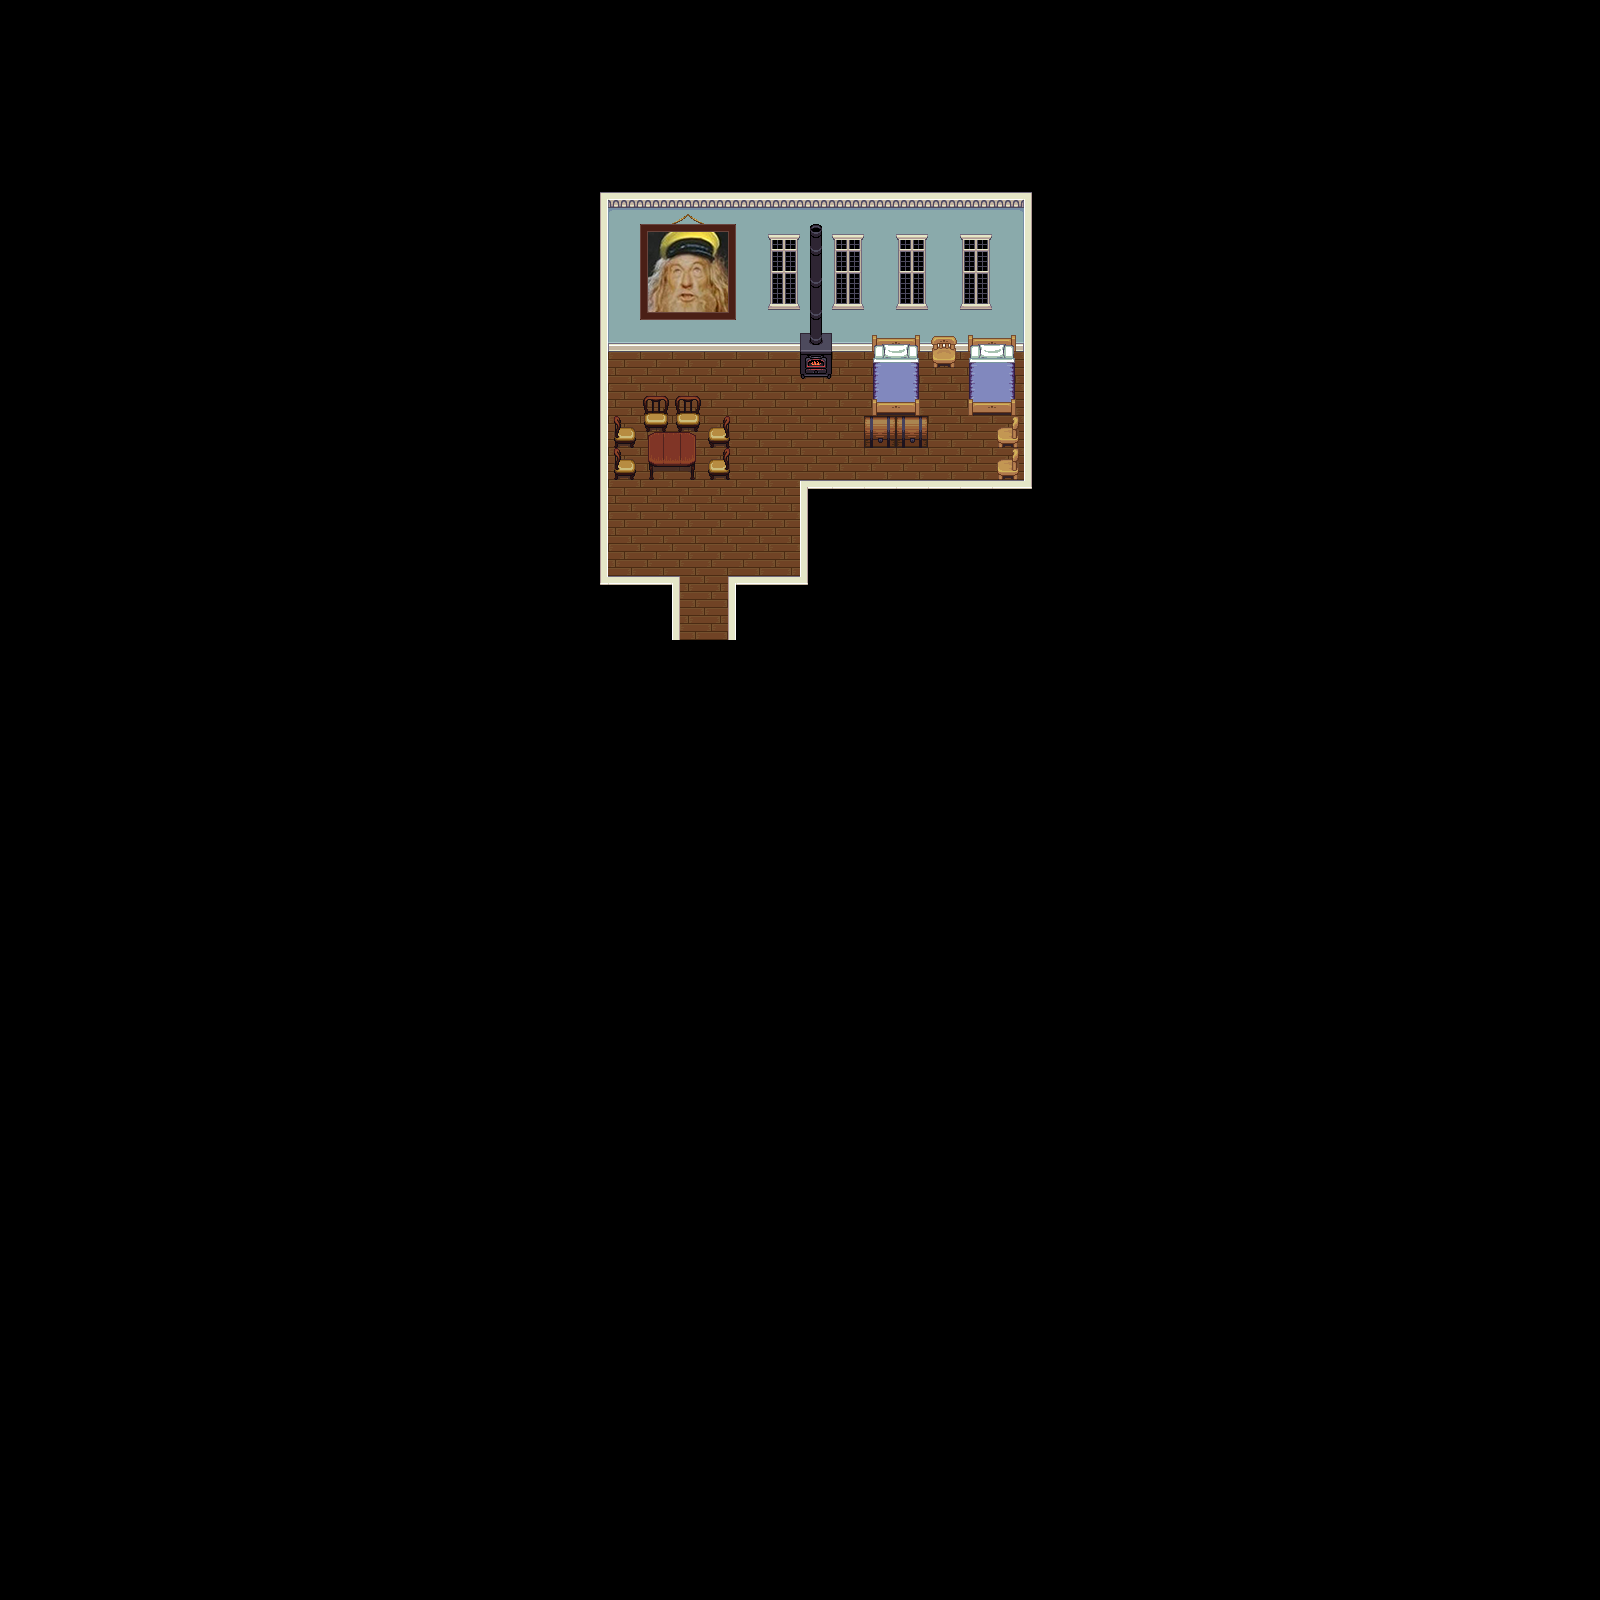

This game map was drawn from its Tiled (.tmx) file and the tilesets committed beside it. A one-line description and the trimmed map source follow:
An orthogonal 50x50 tile map with 32x32 px tiles, 9 tile layers (Void, Floor, Walls, Walls (higher prio), ...), 8 tilesets and 22 objects (leaveHouse, playerStart, music).

<map version="1.0" orientation="orthogonal" renderorder="right-down" width="50" height="50" tilewidth="32" tileheight="32" nextobjectid="33">
 <tileset firstgid="1" name="inside" tilewidth="32" tileheight="32">
  <image source="inside.png" width="320" height="320" />
 </tileset>
 <tileset firstgid="101" name="holek" tilewidth="32" tileheight="32">
  <image source="holek.png" width="96" height="192" />
 </tileset>
 <tileset firstgid="119" name="painting" tilewidth="32" tileheight="32">
  <image source="painting.png" width="96" height="128" />
 </tileset>
 <tileset firstgid="131" name="house" tilewidth="32" tileheight="32">
  <image source="house.png" width="288" height="224" />
 </tileset>
 <tileset firstgid="194" name="country" tilewidth="32" tileheight="32">
  <image source="country.png" width="160" height="128" />
 </tileset>
 <tileset firstgid="214" name="chests" tilewidth="32" tileheight="32">
  <image source="chests.png" width="64" height="96" />
 </tileset>
 <tileset firstgid="220" name="kitchen" tilewidth="32" tileheight="32">
  <image source="kitchen.png" width="64" height="128" />
 </tileset>
 <tileset firstgid="228" name="victoria" tilewidth="32" tileheight="32">
  <image source="victoria.png" width="352" height="160" />
 </tileset>
 <layer name="Void" width="50" height="50">
  <data>[2500 cells, 2500 non-empty, 1 distinct tile ids]</data>
 </layer>
 <layer name="Floor" width="50" height="50">
  <data>[2500 cells, 74 non-empty, 1 distinct tile ids]</data>
 </layer>
 <layer name="Walls" width="50" height="50">
  <data>[2500 cells, 106 non-empty, 18 distinct tile ids]</data>
 </layer>
 <layer name="Walls (higher prio)" width="50" height="50">
  <data>[2500 cells, 1 non-empty, 1 distinct tile ids]</data>
 </layer>
 <layer name="WallDecorations" width="50" height="50">
  <data>[2500 cells, 22 non-empty, 13 distinct tile ids]</data>
 </layer>
 <layer name="WallDecorations (higher prio)" width="50" height="50">
  <data>[2500 cells, 0 non-empty, 0 distinct tile ids]</data>
 </layer>
 <layer name="Props (lower priority)" width="50" height="50">
  <data>[2500 cells, 8 non-empty, 4 distinct tile ids]</data>
 </layer>
 <layer name="Tables" width="50" height="50">
  <data>[2500 cells, 4 non-empty, 4 distinct tile ids]</data>
 </layer>
 <layer name="Props" width="50" height="50">
  <data>[2500 cells, 23 non-empty, 14 distinct tile ids]</data>
 </layer>
 <objectgroup color="#ffffff" name="collision">
  <object id="10" x="599" y="192" width="8" height="392" />
  <object id="12" x="601" y="576" width="76" height="9" />
  <object id="13" x="670" y="581" width="8" height="63" />
  <object id="14" x="727" y="576" width="10" height="66" />
  <object id="15" x="673" y="630" width="61" height="14" />
  <object id="17" x="733" y="576" width="76" height="9" />
  <object id="18" x="800" y="481" width="12" height="99" />
  <object id="19" x="801" y="480" width="232" height="13" />
  <object id="21" x="603" y="342" width="423" height="9" />
  <object id="22" x="997" y="341" width="8" height="147" />
  <object id="23" x="969" y="346" width="29" height="68" />
  <object id="24" x="932" y="347" width="24" height="20" />
  <object id="25" x="872" y="348" width="47" height="65" />
  <object id="26" x="865" y="415" width="64" height="31" />
  <object id="27" x="800" y="348" width="31" height="30" />
  <object id="28" x="710" y="418" width="17" height="58" />
  <object id="29" x="648" y="432" width="47" height="48" />
  <object id="30" x="613" y="417" width="23" height="58" />
  <object id="31" x="644" y="397" width="56" height="30" />
 </objectgroup>
 <objectgroup color="#00aa00" name="events">
  <object id="8" name="leaveHouse" x="680.667" y="613.333" width="44.6667" height="22" />
 </objectgroup>
 <objectgroup color="#d33769" name="markers">
  <object id="9" name="playerStart" x="704" y="576.667" />
  <object id="32" name="indoors" type="music" x="356" y="91" />
 </objectgroup>
</map>
